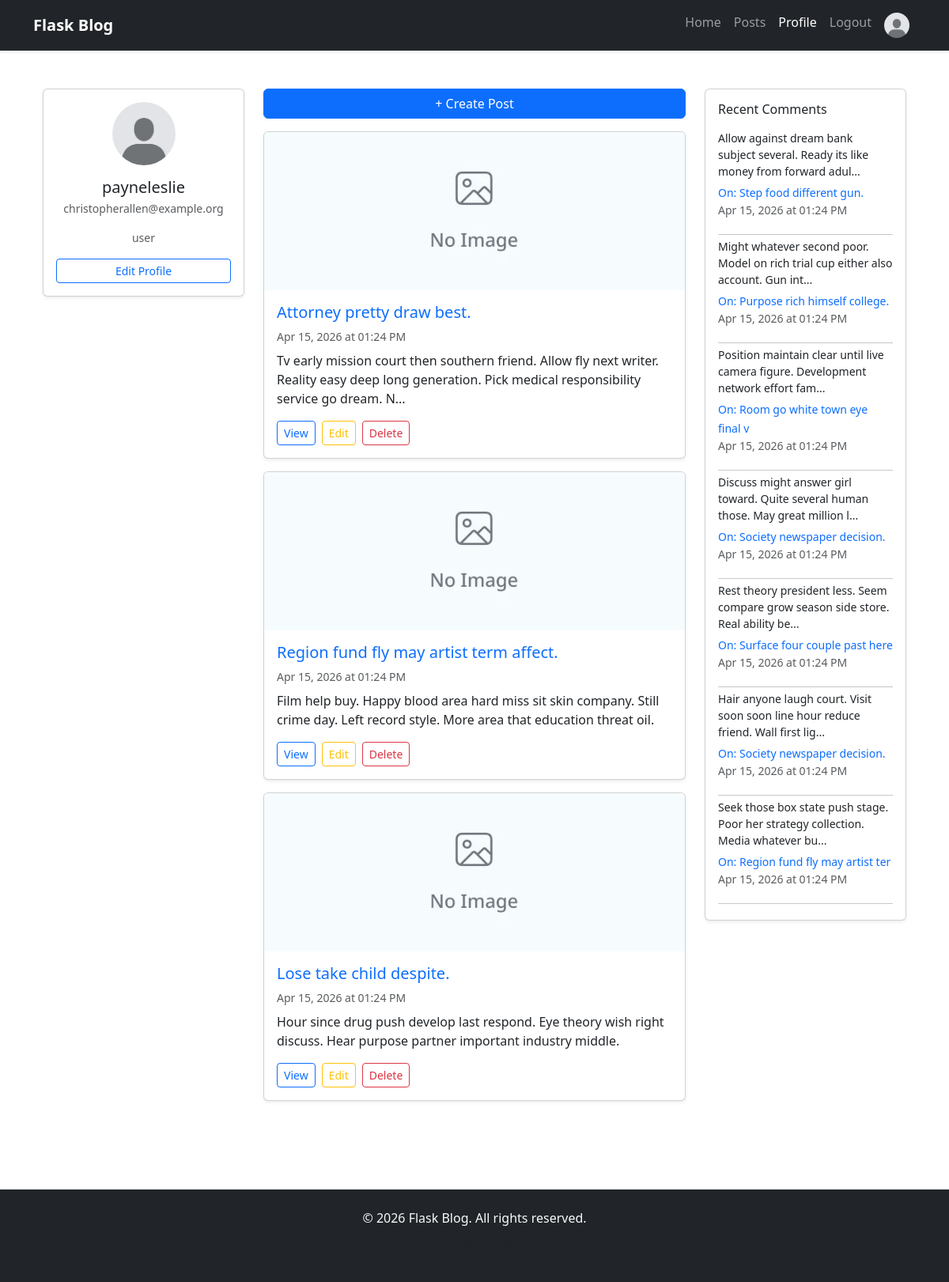
Page /profile (signed in) on the committed database.
### app/models.py (models this page shows, shortened)
class User(db.Model, UserMixin):
    __tablename__ = "users"
    id = db.Column(db.Integer, primary_key=True)
    role = db.Column(db.String(20), default="user")
    username = db.Column(db.String(64), unique=True, nullable=False)
    email = db.Column(db.String(120), unique=True, nullable=False)
    hashed_password = db.Column(db.String(128), nullable=False)
    joined_at = db.Column(db.DateTime, default=GET_TIME_NOW)
    profile_picture = db.Column(db.String(256), default= "default.jpg")
    posts = db.relationship("Post", backref="author", lazy="dynamic")
    comments = db.relationship("Comment", backref="author", lazy="dynamic")
    @property
    def password(self):
        raise AttributeError("Password is not a readable attribute.")

class Post(db.Model):
    __tablename__ = "posts"
    id = db.Column(db.Integer, primary_key=True)
    title = db.Column(db.String(140), nullable=False)
    content = db.Column(db.Text, nullable=False)
    timestamp = db.Column(db.DateTime, index=True, default=GET_TIME_NOW)
    author_id = db.Column(db.Integer, db.ForeignKey("users.id"), nullable=False)
    comments = db.relationship("Comment", backref="post", lazy="dynamic")
    cover_image = db.Column(db.String(256), default="default_post.jpg")

class Comment(db.Model):
    __tablename__ = "comments"
    id = db.Column(db.Integer, primary_key=True)
    content = db.Column(db.Text, nullable=False)
    timestamp = db.Column(db.DateTime, index=True, default=GET_TIME_NOW)
    author_id = db.Column(db.Integer, db.ForeignKey("users.id"), nullable=False)
    post_id = db.Column(db.Integer, db.ForeignKey("posts.id"), nullable=False)

### app/main/views.py (the view)
@main.route('/profile')
@login_required
def profile():
    comments = current_user.comments.order_by(Comment.timestamp.desc()).all()
    return render_template('main/dashboard.html', title= current_user.username + "'s Profile", comments=comments)

### app/__init__.py (called while the page is built)
def create_app():
    app = Flask(__name__)
    app.config.from_object(configs["development"])
    db.init_app(app)
    login_manager.init_app(app)
    from app.models import User
    @login_manager.user_loader
    def load_user(user_id):
        return User.query.get(user_id)
    with app.app_context():
        db.create_all()
    from app.main import main
    app.register_blueprint(main)
    from app.auth import auth
    app.register_blueprint(auth)
    from app.services import services
    app.register_blueprint(services)
    return app

### app/templates/main/dashboard.html (shortened to what this page needs)
{% extends "base.html" %}
{% block content %}
<div class="container mt-4">
    <div class="row">
        <div class="col-lg-3 mb-4">
            <div class="card shadow-sm">
                <div class="card-body p-3">
                    <div class="text-center mb-3">
                        {% if current_user.profile_picture %}
                            <img src="{{ url_for('static', filename='pics/' + current_user.profile_picture) }}" alt="{{ current_user.username }}" class="rounded-circle" width="80" height="80">
                        {% else %}
                            <img src="https://via.placeholder.com/80" alt="Avatar" class="rounded-circle" width="80" height="80">
                        {% endif %}
                    </div>
                    <h5 class="card-title text-center mb-1">{{ current_user.username }}</h5>
                    <p class="text-muted text-center small mb-3">{{ current_user.email }}</p>
                    <p class="text-muted text-center small mb-3">{{ current_user.role }}</p>
                    <a href="{{ url_for('services.edit_profile') }}" class="btn btn-sm btn-outline-primary w-100">Edit Profile</a>
                </div>
            </div>
        </div>
        <div class="col-lg-6 mb-4">
            <div class="mb-3">
                <a href="{{url_for('services.create_post')}}" class="btn btn-primary w-100">+ Create Post</a>
            </div>
            {% if current_user.posts %}
                            {% for post in current_user.posts %}
                                <div class="card shadow-sm mb-3">
                                    {% if post.cover_image %}
                                        <img src="{{ url_for('static', filename='pics/' + post.cover_image) }}" alt="{{ post.title }}" class="card-img-top" style="height: 200px; object-fit: cover;">
                                    {% endif %}
                                    <div class="card-body p-3">
                                        <h5 class="card-title mb-2">
                                            <a href="#" class="text-decoration-none">{{ post.title }}</a>
                                        </h5>
                                        <p class="card-text text-muted small mb-2">
                                            {{ post.timestamp.strftime('%b %d, %Y at %I:%M %p') }}
                                        </p>
                                        <p class="card-text mb-3">
                                            {{ post.content[:150] }}{% if post.content|length > 150 %}...{% endif %}
                                        </p>
                                        <div class="d-flex gap-2">
                                            <a href="{{ url_for('main.get_post', post_id=post.id) }}" class="btn btn-sm btn-outline-primary">View</a>
                                            <a href="{{ url_for('services.edit_post', post_id=post.id) }}" class="btn btn-sm btn-outline-warning">Edit</a>
                                            <form action="{{ url_for('services.remove_post', post_id=post.id) }}" method="POST" class="d-inline">
                                                <button type="submit" class="btn btn-sm btn-outline-danger">Delete</button>
                                            </form>
                                        </div>
                                    </div>
                                </div>
                            {% endfor %}
                        {% endif %}
        </div>
        <div class="col-lg-3 mb-4">
            <div class="card shadow-sm">
                <div class="card-body p-3">
                    <h6 class="card-title mb-3">Recent Comments</h6>
                    {% if comments %}
                        <div class="list-group list-group-flush">
                            {% for comment in comments %}
                                <div class="list-group-item p-0 pb-2 mb-2 border-0">
                                    <p class="small mb-1">{{ comment.content[:80] }}{% if comment.content|length > 80 %}...{% endif %}</p>
                                    <a href="{{ url_for('main.get_post', post_id=comment.post.id) }}" class="small text-decoration-none">On: {{ comment.post.title[:30] }}</a>
                                    <p class="text-muted small mb-0">{{ comment.timestamp.strftime('%b %d, %Y at %I:%M %p') }}</p>
                                </div>
                                <hr class="my-1">
                            {% endfor %}
                        </div>
                    {% else %}
                        <p class="text-muted small mb-0">No comments yet.</p>
                    {% endif %}
                </div>
            </div>
        </div>
    </div>
</div>
{% endblock %}

### app/templates/base.html (shortened to what this page needs)
<!DOCTYPE html>
<html lang="en">
<head>
    <link href="https://cdn.jsdelivr.net/npm/bootstrap@5.3.0/dist/css/bootstrap.min.css" rel="stylesheet">
    <link rel="stylesheet" href="{{ url_for('static', filename='css/style.css') }}">
</head>
<body class="d-flex flex-column min-vh-100">
    <nav class="navbar navbar-expand-lg navbar-dark bg-dark sticky-top shadow-sm">
        <div class="container">
            <a class="navbar-brand fw-bold" href="{{ url_for('main.home') }}">
                 Flask Blog
            </a>
            <div class="collapse navbar-collapse" id="navbarNav">
                <ul class="navbar-nav ms-auto">
                    <li class="nav-item">
                        <a class="nav-link {% if request.endpoint == 'main.home' %}active{% endif %}" href="{{ url_for('main.home') }}">
                            Home
                        </a>
                    </li>
                    {% if current_user.is_authenticated %}
                    <li class="nav-item">
                        <a class="nav-link {% if request.endpoint == 'main.posts' %}active{% endif %}" href="{{ url_for('main.posts') }}">
                            Posts
                        </a>
                    </li>
                        <li class="nav-item">
                            <a class="nav-link {% if request.endpoint == 'main.profile' %}active{% endif %}" href="{{ url_for('main.profile') }}">
                                Profile
                            </a>
                        </li>
                        <li class="nav-item">
                            <a class="nav-link" href="{{ url_for('auth.logout') }}">Logout</a>
                        </li>
                        <li class="nav-item">
                            <a class="nav-link" href="{{ url_for('main.profile') }}">
                                <img src="{{ url_for('static', filename='pics/' + current_user.profile_picture) }}" alt="{{ current_user.username }}"
                                     class="rounded-circle" width="32" height="32">
                            </a>
                        </li>
                    {% endif %}
                </ul>
            </div>
        </div>
    </nav>
    <main class="flex-grow-1 py-4">
        <div class="container">
            {% block content %}{% endblock %}
        </div>
    </main>
    <footer class="bg-dark text-light text-center py-4 mt-5">
        <div class="container">
            <p class="mb-2">&copy; 2026 Flask Blog. All rights reserved.</p>
            <p class="text-muted small">Built with Flask, Bootstrap 5, and SQLAlchemy</p>
        </div>
    </footer>
</body>
</html>

### rows in the picture
User: profile_picture (placeholder picture), username "payneleslie", email "christopherallen@example.org", role "user"
Post: cover_image (placeholder picture), title "Attorney pretty draw best.", timestamp "Apr 15, 2026 at 01:24 PM", content "Tv early mission court then southern friend. Allow fly next writer. Reality easy deep long generation. Pick medical responsibility service go dream. N"
Post: cover_image (placeholder picture), title "Region fund fly may artist term affect.", timestamp "Apr 15, 2026 at 01:24 PM", content "Film help buy. Happy blood area hard miss sit skin company. Still crime day. Left record style. More area that education threat oil."
Post: cover_image (placeholder picture), title "Lose take child despite.", timestamp "Apr 15, 2026 at 01:24 PM", content "Hour since drug push develop last respond. Eye theory wish right discuss. Hear purpose partner important industry middle."
Comment: content "Allow against dream bank subject several. Ready its like money from forward adul", post "Step food different gun.", timestamp "Apr 15, 2026 at 01:24 PM"
Comment: content "Might whatever second poor. Model on rich trial cup either also account. Gun int", post "Purpose rich himself college.", timestamp "Apr 15, 2026 at 01:24 PM"
Comment: content "Position maintain clear until live camera figure. Development network effort fam", post "Room go white town eye final v", timestamp "Apr 15, 2026 at 01:24 PM"
Comment: content "Discuss might answer girl toward. Quite several human those. May great million l", post "Society newspaper decision.", timestamp "Apr 15, 2026 at 01:24 PM"
Comment: content "Rest theory president less. Seem compare grow season side store. Real ability be", post "Surface four couple past here", timestamp "Apr 15, 2026 at 01:24 PM"
Comment: content "Hair anyone laugh court. Visit soon soon line hour reduce friend. Wall first lig", post "Society newspaper decision.", timestamp "Apr 15, 2026 at 01:24 PM"
Comment: content "Seek those box state push stage. Poor her strategy collection. Media whatever bu", post "Region fund fly may artist ter", timestamp "Apr 15, 2026 at 01:24 PM"
